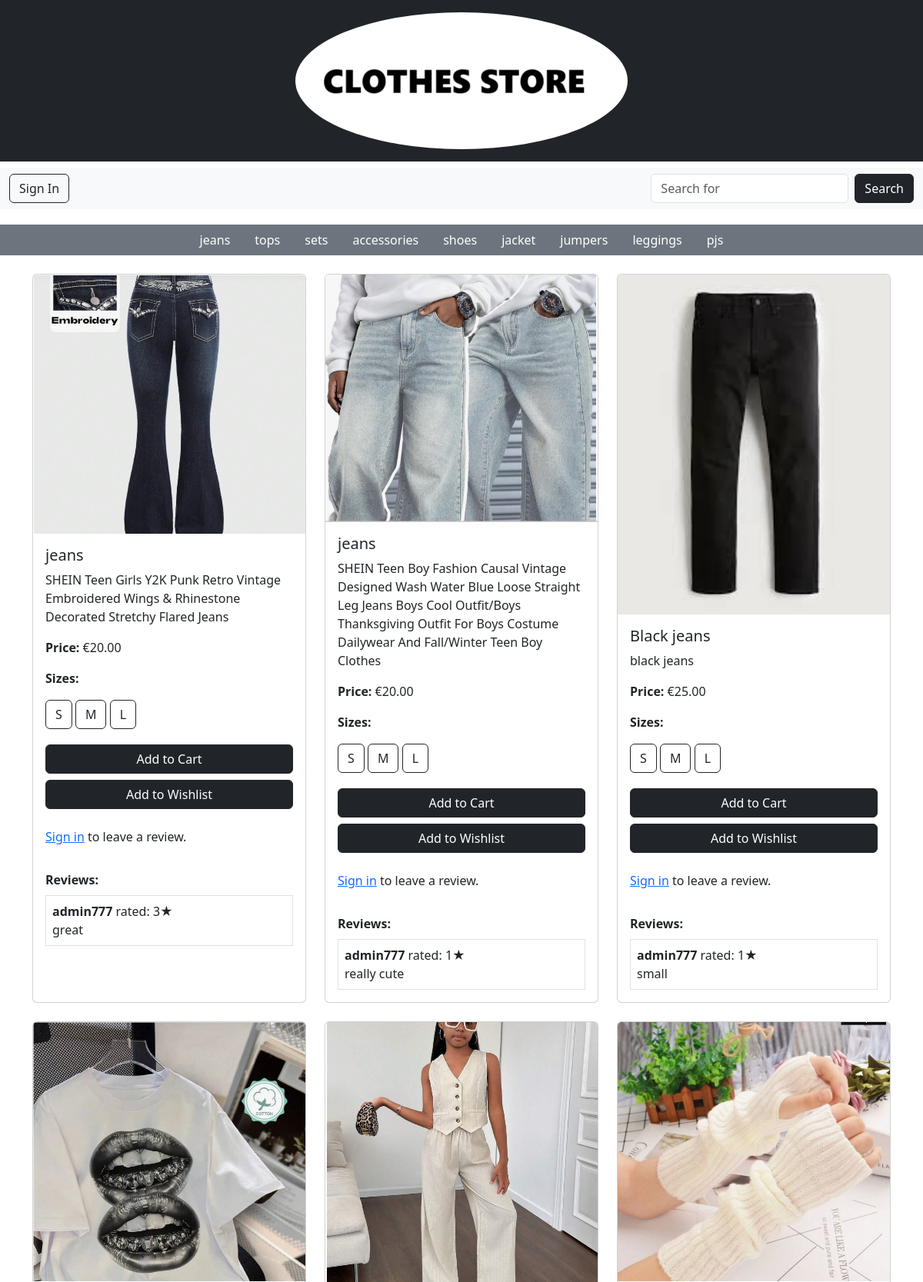
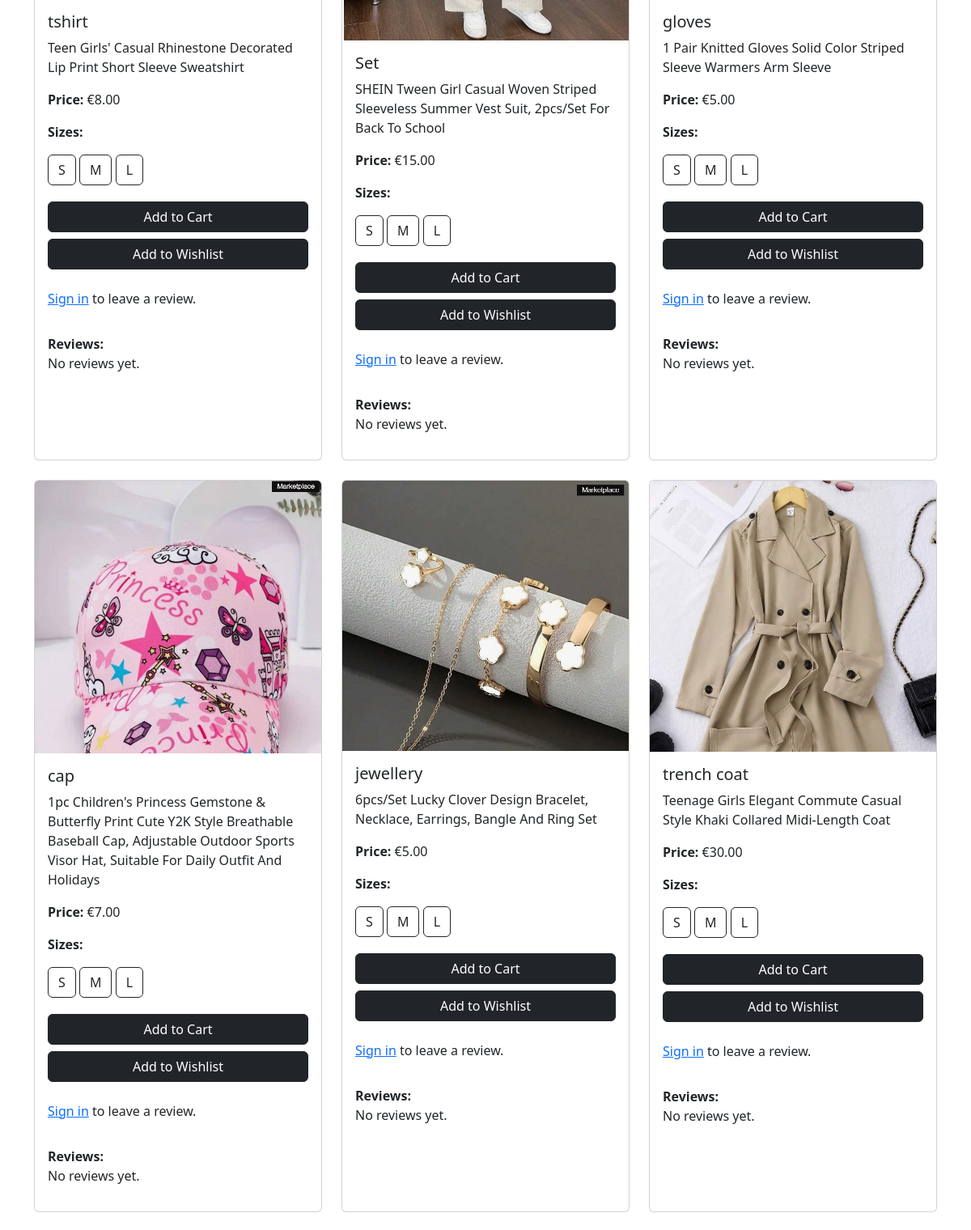
Page /store/kids/ (upper part) on the committed database (2 pictures, top to bottom).
### store/models.py (models this page shows, shortened)
class Category(models.Model):
    name = models.CharField(max_length=255)
    parent = models.ForeignKey('self', on_delete=models.CASCADE, null=True, blank=True, related_name='subcategories')

class Product(models.Model):
    name = models.CharField(max_length=255)
    description = models.TextField()
    price = models.DecimalField(max_digits=10, decimal_places=2)
    category = models.ForeignKey(Category, on_delete=models.CASCADE)
    image = models.ImageField(null=True, blank=True)
    sizes = models.ManyToManyField(Size, related_name='products')
    colour = models.CharField(max_length=50, blank=True, null=True)
    quantity_in_stock = models.PositiveIntegerField(default=0)

class Size(models.Model):
    name = models.CharField(max_length=50)

### reviews/models.py (models this page shows, shortened)
class Review(models.Model):
    user = models.ForeignKey(settings.AUTH_USER_MODEL, on_delete=models.CASCADE, null=True)
    product = models.ForeignKey(Product, on_delete=models.CASCADE, related_name='reviews', null=True, blank=True)
    review_text = models.TextField()
    rating = models.PositiveIntegerField(null=True)
    helpful_count = models.PositiveIntegerField(default=0)

### cos_accounts/models.py (models this page shows)
class CustomUser(AbstractUser):
    age = models.PositiveIntegerField(null=True, blank=True)
    address = models.CharField(max_length=255, null=True, blank=True)
    groups = models.ManyToManyField(
        'auth.Group',
        related_name='cos_accounts_user_set',
        blank=True
    )
    user_permissions = models.ManyToManyField(
        'auth.Permission',
        related_name='cos_accounts_permission_user_set',
        blank=True
    )

### store/views.py (the view)
# urls.py: path('store/kids/', kids_view, name='kids'),
def kids_view(request):
    kid_category = get_object_or_404(Category, name__iexact="Kids")
    subcategories = Category.objects.filter(parent=kid_category)
    subcategory_name = request.GET.get('subcategory')
    if subcategory_name:
        subcategory = get_object_or_404(Category, name__iexact=subcategory_name, parent=kid_category)
        products = Product.objects.filter(category=subcategory)
    else:
        products = Product.objects.filter(category__in=[kid_category] + list(subcategories))
    return render(request, 'kids.html', {
        'products': products,
        'subcategories': subcategories,
    })

### cart/context_processors.py (called while the page is built)
def counter(request):
    item_count = 0
    if 'admin' in request.path:
        return {}
    else:
        try:
            cart = Cart.objects.filter(cart_id=_cart_id(request))
            cart_items = CartItem.objects.all().filter(cart=cart[:1])
            for cart_item in cart_items:
                item_count += cart_item.quantity
        except Cart.DoesNotExist:
            item_count = 0
    return {'item_count':item_count}

### cart/views.py (called while the page is built)
def _cart_id(request):
    cart = request.session.session_key
    if not cart:
        cart = request.session.create()
    return cart

### loyalty/context_processors.py (called while the page is built)
def loyalty_points(request):
    if request.user.is_authenticated:
        try:
            loyalty = Loyalty.objects.get(user=request.user)
        except Loyalty.DoesNotExist:
            loyalty = None
    else:
        loyalty = None
    return {'loyalty': loyalty}

### pages/templates/kids.html (shortened to what this page needs)
{% load static %}
<!DOCTYPE html>
<html lang="en">
<head>
    <link rel="stylesheet" href="{% static 'css/style.css' %}">
    <link href="https://cdn.jsdelivr.net/npm/bootstrap@5.3.3/dist/css/bootstrap.min.css" rel="stylesheet">
</head>
<body>
    <header class="bg-dark text-white py-3">
        <div class="container text-center">
            {% include 'header.html' %}
        </div>
    </header>
    {% include 'nav.html' %}
    <nav class="category-nav bg-secondary text-center mt-2">
        <ul class="nav justify-content-center">
            {% for subcategory in subcategories %}
                <li class="nav-item">
                    <a class="nav-link text-white {% if subcategory.name == selected_subcategory %}active{% endif %}"
                       href="?subcategory={{ subcategory.name }}">
                        {{ subcategory.name }}
                    </a>
                </li>
            {% endfor %}
        </ul>
    </nav>
    <div class="container mt-4">
        <div class="row">
            {% for product in products %}
                <div class="col-md-4 mb-4">
                    <div class="card h-100">
                        {% if product.image %}
                            <img src="{{ product.image.url }}" class="card-img-top" alt="{{ product.name }}">
                        {% else %}
                            <img src="{% static 'images/default.jpg' %}" class="card-img-top" alt="Default Image">
                        {% endif %}
                        <div class="card-body d-flex flex-column">
                            <h5 class="card-title">{{ product.name }}</h5>
                            <p class="card-text">{{ product.description }}</p>
                            <p><strong>Price:</strong> €{{ product.price }}</p>
                            <div class="size-buttons mb-3">
                                <p><strong>Sizes:</strong></p>
                                {% for size in product.sizes.all %}
                                    <button class="btn btn-outline-dark size-btn mb-1" data-product-id="{{ product.id }}" data-size-id="{{ size.id }}">
                                        {{ size.name }}
                                    </button>
                                {% endfor %}
                            </div>
                            <a href="#" class="btn btn-dark add-to-cart mb-2" data-product-id="{{ product.id }}">
                                Add to Cart
                            </a>
                            <a href="#" class="btn btn-dark add-to-wishlist mb-3">Add to Wishlist</a>
                            {% if user.is_authenticated %}
                                <form method="post" action="{% url 'submit_review' %}">
                                    {% csrf_token %}
                                    <input type="hidden" name="product" value="{{ product.id }}">
                                    <div class="mb-2">
                                        <label for="review-text-{{ product.id }}" class="form-label"><strong>Review</strong></label>
                                        <textarea name="review_text" id="review-text-{{ product.id }}" rows="3" class="form-control" placeholder="Write your review..."></textarea>
                                    </div>
                                    <div class="mb-2">
                                        <label for="rating-{{ product.id }}" class="form-label"><strong>Rating</strong></label>
                                        <select name="rating" id="rating-{{ product.id }}" class="form-control">
                                            {% for i in "12345" %}
                                                <option value="{{ i }}">{{ i }}</option>
                                            {% endfor %}
                                        </select>
                                    </div>
                                    <button type="submit" class="btn btn-sm btn-outline-dark">Submit Review</button>
                                </form>
                            {% else %}
                                <p class="mt-2"><a href="{% url 'cos_accounts:signin' %}">Sign in</a> to leave a review.</p>
                            {% endif %}
                            <div class="mt-3">
                                <strong>Reviews:</strong>
                                {% for review in product.reviews.all %}
                                    <div class="border p-2 mt-2">
                                        <strong>{{ review.user.username }}</strong> rated: {{ review.rating }}★<br>
                                        {{ review.review_text }}
                                    </div>
                                {% empty %}
                                    <p>No reviews yet.</p>
                                {% endfor %}
                            </div>
                        </div>
                    </div>
                </div>
            {% empty %}
                <p class="text-center">No products available in this category.</p>
            {% endfor %}
        </div>
    </div>
</body>
</html>

### rows in the picture
Category: name "jeans"
Category: name "tops"
Category: name "sets"
Category: name "accessories"
Category: name "shoes"
Category: name "jacket"
Category: name "jumpers"
Category: name "leggings"
Category: name "pjs"
Product: image (picture), name "jeans", description "SHEIN Teen Girls Y2K Punk Retro Vintage Embroidered Wings & Rhinestone Decorated Stretchy Flared Jeans", price "20.00"
Size: name "S"
Size: name "M"
Size: name "L"
Review: user.username "admin777", rating "3", review_text "great"
Product: image (picture), name "jeans", description "SHEIN Teen Boy Fashion Causal Vintage Designed Wash Water Blue Loose Straight Leg Jeans Boys Cool Outfit/Boys Thanksgiving Outfit For Boys Costume Dailywear And Fall/Winter Teen Boy Clothes", price "20.00"
Review: user.username "admin777", rating "1", review_text "really cute"
Product: image (picture), name "Black jeans", description "black jeans", price "25.00"
Review: user.username "admin777", rating "1", review_text "small"
Product: image (picture), name "tshirt", description "Teen Girls' Casual Rhinestone Decorated Lip Print Short Sleeve Sweatshirt", price "8.00"
Product: image (picture), name "Set", description "SHEIN Tween Girl Casual Woven Striped Sleeveless Summer Vest Suit, 2pcs/Set For Back To School", price "15.00"
Product: image (picture), name "gloves", description "1 Pair Knitted Gloves Solid Color Striped Sleeve Warmers Arm Sleeve", price "5.00"
Product: image (picture), name "cap", description "1pc Children's Princess Gemstone & Butterfly Print Cute Y2K Style Breathable Baseball Cap, Adjustable Outdoor Sports Visor Hat, Suitable For Daily Outfit And Holidays", price "7.00"
Product: image (picture), name "jewellery", description "6pcs/Set Lucky Clover Design Bracelet, Necklace, Earrings, Bangle And Ring Set", price "5.00"
Product: image (picture), name "trench coat", description "Teenage Girls Elegant Commute Casual Style Khaki Collared Midi-Length Coat", price "30.00"
